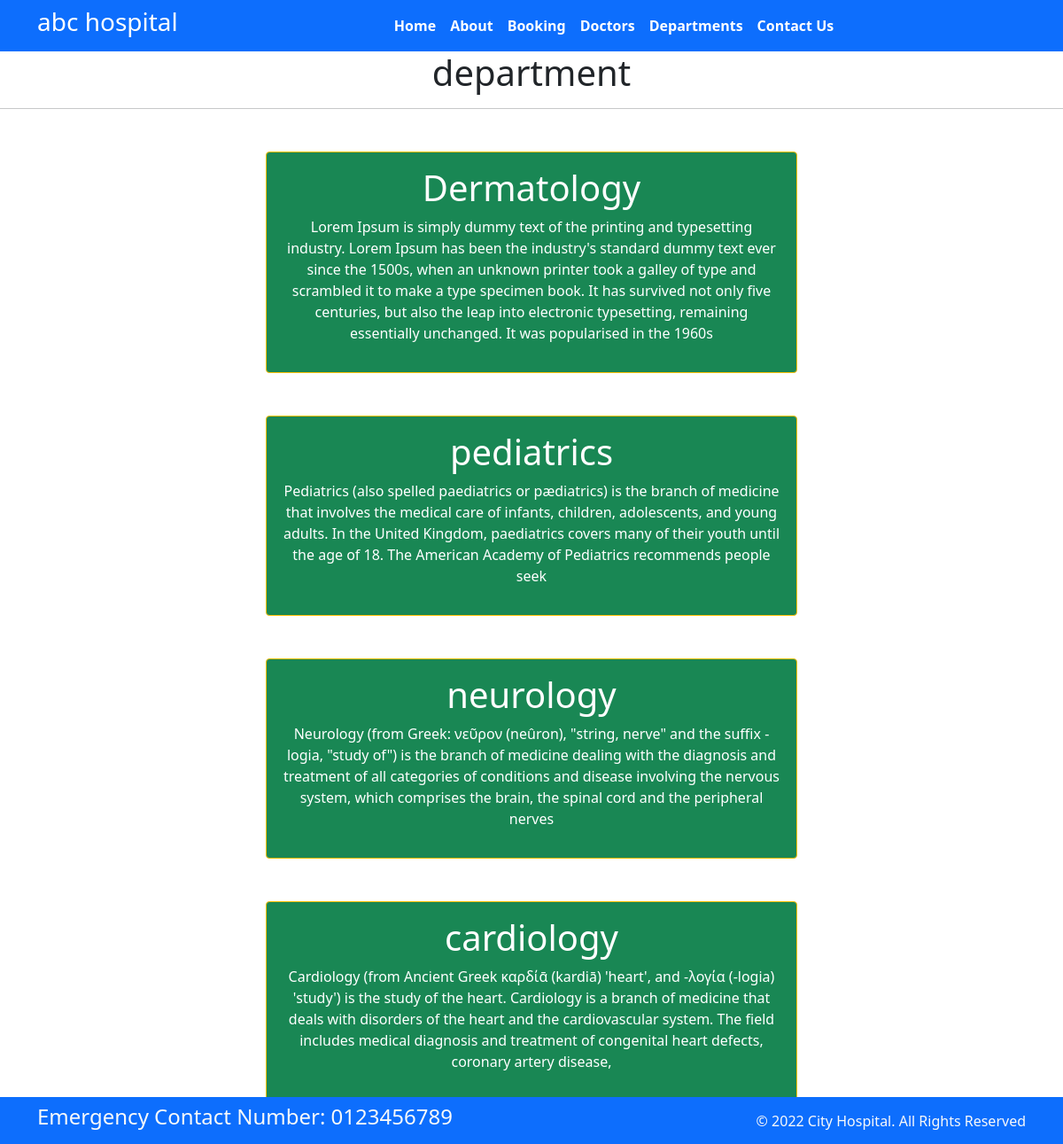
Screenshot of /department with the database file from the repository.
### hospitalapp/models.py (models this page shows, shortened)
class Department(models.Model):
    dep_name = models.CharField(max_length=100)
    dep_description = models.TextField()

### hospitalapp/views.py (the view)
# urls.py: path('department', views.department,name='department'),
def department(request):
    dict_dept = {
        'dept': Department.objects.all()
    }
    return render(request, 'department.html', dict_dept)

### Templates/department.html (shortened to what this page needs)
{% extends "base.html" %}
{% block content %}
<h1 class="text-center"> department</h1>
<hr>
{% for d in dept %}
<div class="mx-auto w-50 bg-success text-center text-white p-3 my-5  border border-warning rounded ">
    <h1>{{d.dep_name}}</h1>
    <p>{{d.dep_description}}</p>
</div>
{% endfor %}
{%endblock%}

### rows the page displays
Department: dep_name "Dermatology", dep_description "Lorem Ipsum is simply dummy text of the printing and typesetting industry. Lorem Ipsum has been the industry's standard dummy text ever since the 1500s, when an unknown printer took a galley of type and scrambled it to make a type specimen book. It has survived not only five centuries, but also the leap into electronic typesetting, remaining essentially unchanged. It was popularised in the 1960s"
Department: dep_name "pediatrics", dep_description "Pediatrics (also spelled paediatrics or pædiatrics) is the branch of medicine that involves the medical care of infants, children, adolescents, and young adults. In the United Kingdom, paediatrics covers many of their youth until the age of 18. The American Academy of Pediatrics recommends people seek"
Department: dep_name "neurology", dep_description "Neurology (from Greek: νεῦρον (neûron), \"string, nerve\" and the suffix -logia, \"study of\") is the branch of medicine dealing with the diagnosis and treatment of all categories of conditions and disease involving the nervous system, which comprises the brain, the spinal cord and the peripheral nerves"
Department: dep_name "cardiology", dep_description "Cardiology (from Ancient Greek καρδίᾱ (kardiā) 'heart', and -λογία (-logia) 'study') is the study of the heart. Cardiology is a branch of medicine that deals with disorders of the heart and the cardiovascular system. The field includes medical diagnosis and treatment of congenital heart defects, coronary artery disease,"
